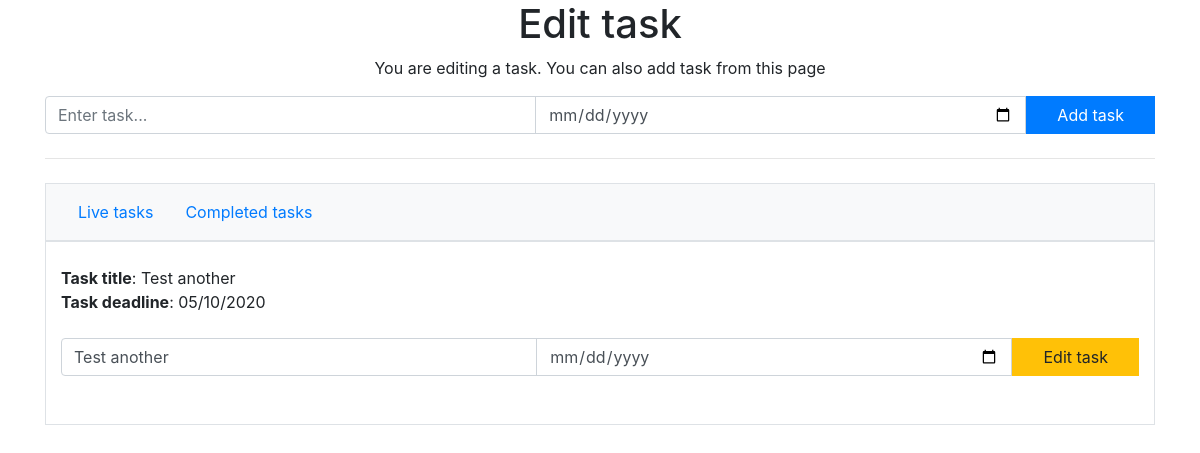
Page /edit/4 on the earlier database version.
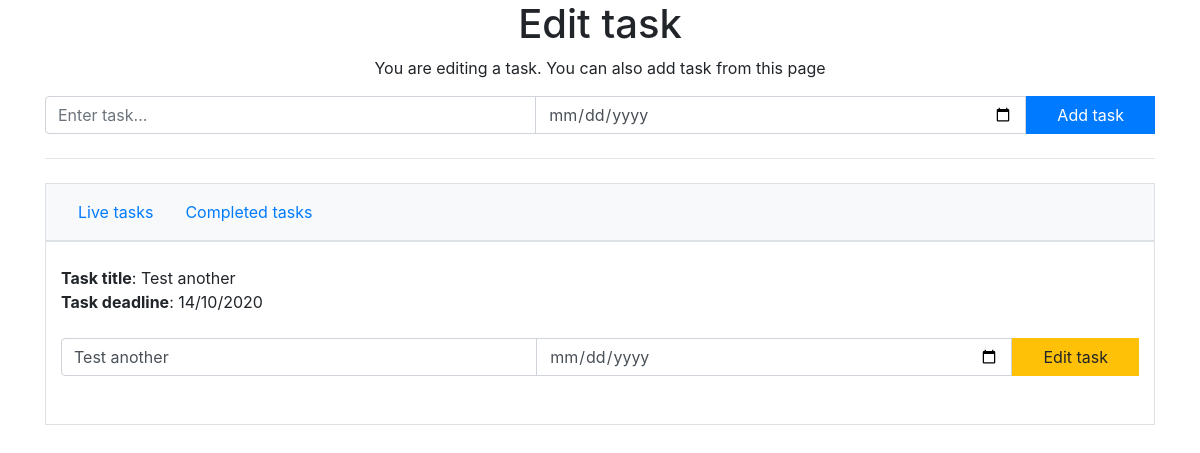
Same page on the later database version.
### app.py (models this page shows)
class Task(db.Model):
    id = db.Column(db.Integer, primary_key=True)
    title = db.Column(db.String(100))
    completed = db.Column(db.Boolean)
    deadline = db.Column(db.DateTime)

### app.py (the view)
@app.route("/edit/<int:task_id>")
def edit_task(task_id):
    task = Task.query.filter_by(id=task_id).first()
    task_title = task.title
    task_deadline = task.deadline
    heading = "Edit task"
    page_description = "You are editing a task. You can also add task from this page"
    return render_template("edit.html", task_id=task_id, task_title=task_title, task_deadline=task_deadline,
                           title="Edit task", heading=heading,
                           page_description=page_description)

### app.py (called while the page is built)
@app.template_filter('formatdatetime')
def format_datetime(date, format="%d/%m/%Y"):
    if date is None:
        return ""
    try:
        return date.strftime(format)
    except:
        return ""

### templates/edit.html
{% extends "layout.html" %}
{% block content %}
    <p class="mt-4 mb-4">
        <b>Task title</b>: {{ task_title }}<br>
        <b>Task deadline</b>: {{ task_deadline|formatdatetime }}
    </p>
    <form action="/edit-task/{{ task_id }}" method="POST">
        <div class="input-group mb-5">
            <div class="input-group">
                <input type="text" class="form-control input-lg" name="title" value="{{ task_title }}" placeholder="Edit task..." required>
                <input class="form-control" name="deadline" type="date" value="{{ task_deadline }}" placeholder="Enter task deadline...">
                <button type="submit" class="btn btn-warning rounded-0">&nbsp;&nbsp;&nbsp;&nbsp;Edit task&nbsp;&nbsp;&nbsp;&nbsp;</button>
            </div>
        </div>
    </form>
{% endblock content %}

Differences in the rows shown:
changed Task "Test another": deadline "05/10/2020" → "14/10/2020"
